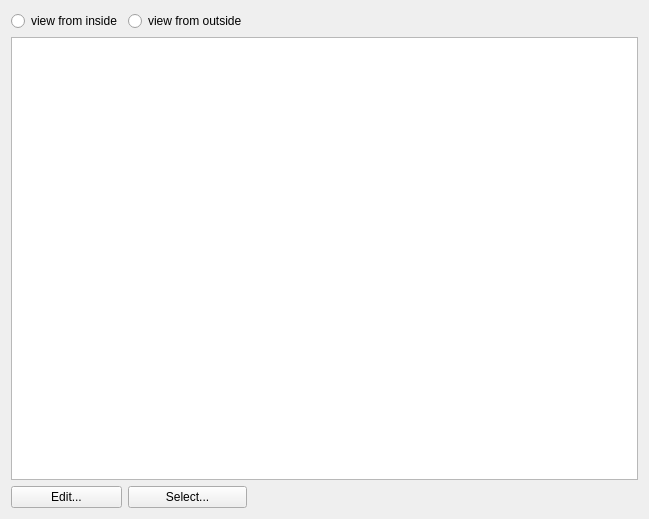
<?xml version="1.0" encoding="UTF-8"?>
<ui version="4.0">
 <class>SVPropBuildingBoundaryConditionsWidget</class>
 <widget class="QWidget" name="SVPropBuildingBoundaryConditionsWidget">
  <property name="geometry">
   <rect>
    <x>0</x>
    <y>0</y>
    <width>649</width>
    <height>519</height>
   </rect>
  </property>
  <property name="windowTitle">
   <string>Form</string>
  </property>
  <layout class="QGridLayout" name="gridLayout">
   <item row="1" column="0" colspan="4">
    <widget class="QTableWidget" name="tableWidgetBoundaryConditions"/>
   </item>
   <item row="2" column="2" colspan="2">
    <spacer name="horizontalSpacer_4">
     <property name="orientation">
      <enum>Qt::Horizontal</enum>
     </property>
     <property name="sizeHint" stdset="0">
      <size>
       <width>452</width>
       <height>20</height>
      </size>
     </property>
    </spacer>
   </item>
   <item row="2" column="0">
    <widget class="QPushButton" name="pushButtonEditBoundaryConditions">
     <property name="text">
      <string>Edit...</string>
     </property>
     <property name="iconSize">
      <size>
       <width>24</width>
       <height>24</height>
      </size>
     </property>
    </widget>
   </item>
   <item row="0" column="3">
    <spacer name="horizontalSpacer">
     <property name="orientation">
      <enum>Qt::Horizontal</enum>
     </property>
     <property name="sizeHint" stdset="0">
      <size>
       <width>448</width>
       <height>20</height>
      </size>
     </property>
    </spacer>
   </item>
   <item row="2" column="1">
    <widget class="QPushButton" name="pushButtonSelectBoundaryConditions">
     <property name="text">
      <string>Select...</string>
     </property>
     <property name="iconSize">
      <size>
       <width>24</width>
       <height>24</height>
      </size>
     </property>
    </widget>
   </item>
   <item row="0" column="0">
    <widget class="QRadioButton" name="radioButtonFromInside">
     <property name="text">
      <string>view from inside</string>
     </property>
    </widget>
   </item>
   <item row="0" column="1">
    <widget class="QRadioButton" name="radioButtonFromOutside">
     <property name="text">
      <string>view from outside</string>
     </property>
    </widget>
   </item>
  </layout>
 </widget>
 <resources/>
 <connections/>
</ui>
